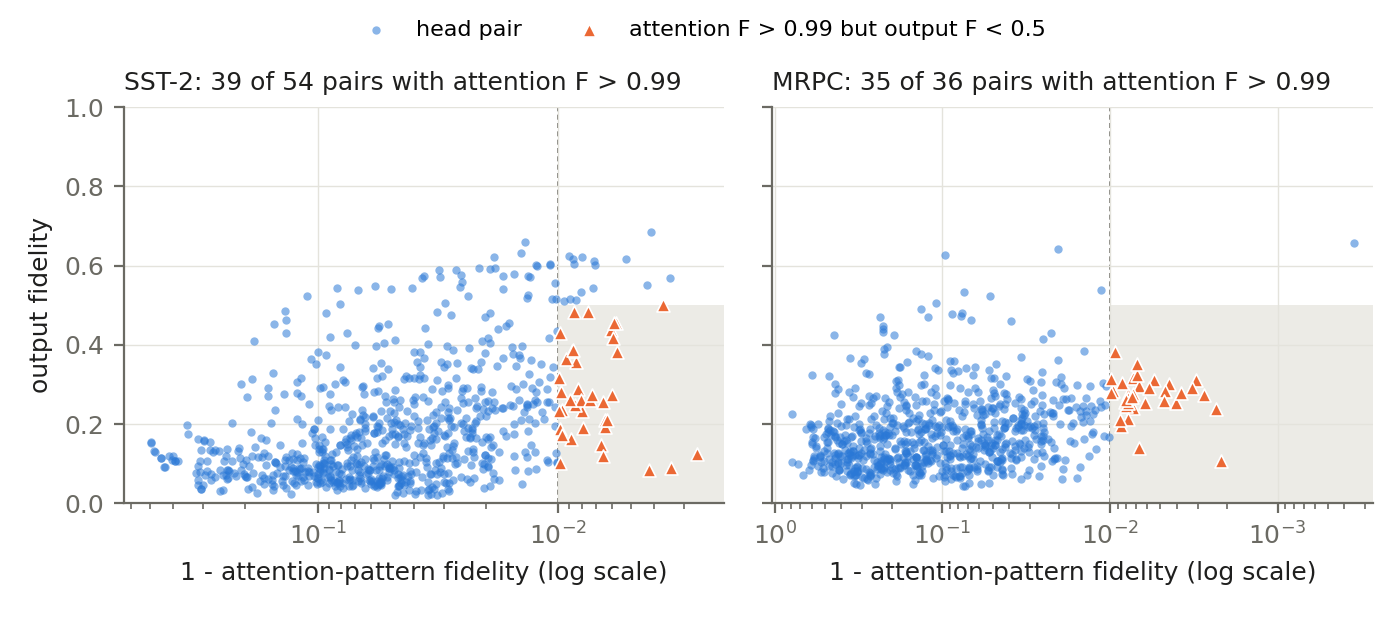

Here is the Python script that generated this plot:
"""Figure: attention-pattern fidelity vs output fidelity for every within-layer head pair (BERT-base, calibration data).

    python paper/figs/fig_pairs.py results/v14_pairs/<commit> paper/figs/fig_pairs
(needs matplotlib; run it outside the pinned .venv-ci). Palette: reference categorical slots 1-2 (#2a78d6, #eb6834),
validated (CVD dE 24.7, normal-vision dE 33.6). Flagged pairs also differ by marker shape, so identity is not carried
by color alone.
"""
import json
import os
import sys

import matplotlib

matplotlib.use("Agg")
import matplotlib.pyplot as plt  # noqa: E402

BLUE, ORANGE, INK, MUTED = "#2a78d6", "#eb6834", "#1f1f1e", "#6b6a63"


def main():
    root, out = sys.argv[1], sys.argv[2]
    tasks = [("sst2", "SST-2"), ("mrpc", "MRPC")]
    plt.rcParams.update({"font.size": 9, "axes.edgecolor": MUTED, "axes.labelcolor": INK, "xtick.color": MUTED,
                         "ytick.color": MUTED, "axes.spines.top": False, "axes.spines.right": False})
    fig, axes = plt.subplots(1, 2, figsize=(7.0, 3.1), sharey=True)
    for ax, (task, name) in zip(axes, tasks):
        pts = json.load(open(os.path.join(root, f"pairs_{task}_seed7.json")))["pairs"]
        is_flag = [p["attn_F"] > 0.99 and p["out_F"] < 0.5 for p in pts]
        flag = [p for p, f in zip(pts, is_flag) if f]
        rest = [p for p, f in zip(pts, is_flag) if not f]
        gap = lambda p: max(1.0 - p["attn_F"], 1e-6)  # noqa: E731  (log scale spreads the pairs near F = 1)
        ax.axvspan(1e-6, 0.01, ymin=0, ymax=0.5, color="#ecebe6", zorder=0, lw=0)
        ax.axvline(0.01, color=MUTED, lw=0.6, ls=(0, (3, 2)), zorder=1)
        ax.scatter([gap(p) for p in rest], [p["out_F"] for p in rest], s=9, c=BLUE, alpha=0.55, lw=0,
                   label="head pair", zorder=2)
        ax.scatter([gap(p) for p in flag], [p["out_F"] for p in flag], s=22, c=ORANGE, marker="^",
                   edgecolors="white", linewidths=0.6, label="attention F > 0.99 but output F < 0.5", zorder=3)
        n_hi = sum(p["attn_F"] > 0.99 for p in pts)
        ax.set_title(f"{name}: {len(flag)} of {n_hi} pairs with attention F > 0.99", fontsize=9, color=INK, loc="left")
        ax.set_xscale("log")
        ax.invert_xaxis()  # more similar attention to the right
        ax.set_xlabel("1 - attention-pattern fidelity (log scale)")
        ax.grid(True, color="#e4e3dc", lw=0.5, zorder=1)
        ax.set_xlim(max(gap(p) for p in pts) * 1.3, min(gap(p) for p in pts) / 1.3)
        ax.set_ylim(0, 1.0)
    axes[0].set_ylabel("output fidelity")
    handles, labels = axes[0].get_legend_handles_labels()
    fig.legend(handles, labels, loc="upper center", ncol=2, frameon=False, fontsize=8, bbox_to_anchor=(0.5, 1.0))
    fig.tight_layout(rect=(0, 0, 1, 0.93))
    fig.savefig(out + ".pdf")
    fig.savefig(out + ".png", dpi=200)
    print("wrote", out + ".pdf/.png")


if __name__ == "__main__":
    main()
